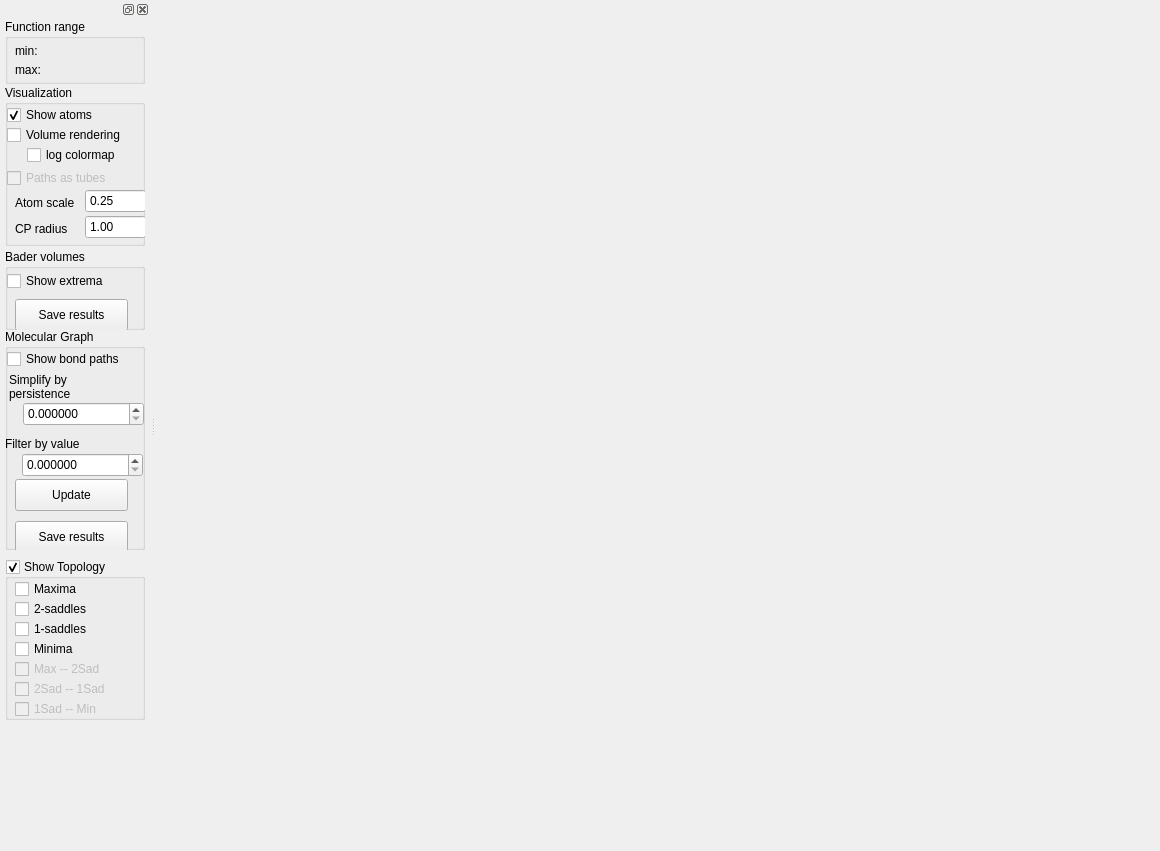
<?xml version="1.0" encoding="UTF-8"?>
<ui version="4.0">
 <class>TopoMSUI</class>
 <widget class="QMainWindow" name="TopoMSUI">
  <property name="geometry">
   <rect>
    <x>0</x>
    <y>0</y>
    <width>1160</width>
    <height>851</height>
   </rect>
  </property>
  <property name="sizePolicy">
   <sizepolicy hsizetype="Expanding" vsizetype="Expanding">
    <horstretch>0</horstretch>
    <verstretch>0</verstretch>
   </sizepolicy>
  </property>
  <property name="windowTitle">
   <string>TopoMS</string>
  </property>
  <widget class="QWidget" name="centralWidget"/>
  <widget class="QDockWidget" name="dockWidget">
   <property name="minimumSize">
    <size>
     <width>150</width>
     <height>700</height>
    </size>
   </property>
   <attribute name="dockWidgetArea">
    <number>1</number>
   </attribute>
   <widget class="QWidget" name="dockWidgetContents">
    <widget class="QGroupBox" name="groupBox_topo">
     <property name="geometry">
      <rect>
       <x>5</x>
       <y>540</y>
       <width>140</width>
       <height>161</height>
      </rect>
     </property>
     <property name="title">
      <string>Show Topology</string>
     </property>
     <property name="flat">
      <bool>false</bool>
     </property>
     <property name="checkable">
      <bool>true</bool>
     </property>
     <property name="checked">
      <bool>true</bool>
     </property>
     <widget class="QCheckBox" name="cb_min">
      <property name="geometry">
       <rect>
        <x>10</x>
        <y>80</y>
        <width>131</width>
        <height>20</height>
       </rect>
      </property>
      <property name="text">
       <string>Minima</string>
      </property>
      <property name="checked">
       <bool>false</bool>
      </property>
     </widget>
     <widget class="QCheckBox" name="cb_sd2">
      <property name="geometry">
       <rect>
        <x>10</x>
        <y>40</y>
        <width>131</width>
        <height>20</height>
       </rect>
      </property>
      <property name="text">
       <string>2-saddles</string>
      </property>
      <property name="checked">
       <bool>false</bool>
      </property>
     </widget>
     <widget class="QCheckBox" name="cb_max">
      <property name="geometry">
       <rect>
        <x>10</x>
        <y>20</y>
        <width>131</width>
        <height>20</height>
       </rect>
      </property>
      <property name="text">
       <string>Maxima</string>
      </property>
      <property name="checked">
       <bool>false</bool>
      </property>
     </widget>
     <widget class="QCheckBox" name="cb_arc1sm">
      <property name="enabled">
       <bool>false</bool>
      </property>
      <property name="geometry">
       <rect>
        <x>10</x>
        <y>140</y>
        <width>131</width>
        <height>20</height>
       </rect>
      </property>
      <property name="text">
       <string>1Sad -- Min</string>
      </property>
      <property name="checked">
       <bool>false</bool>
      </property>
     </widget>
     <widget class="QCheckBox" name="cb_sd1">
      <property name="geometry">
       <rect>
        <x>10</x>
        <y>60</y>
        <width>131</width>
        <height>20</height>
       </rect>
      </property>
      <property name="text">
       <string>1-saddles</string>
      </property>
      <property name="checked">
       <bool>false</bool>
      </property>
     </widget>
     <widget class="QCheckBox" name="cb_arcm2s">
      <property name="enabled">
       <bool>false</bool>
      </property>
      <property name="geometry">
       <rect>
        <x>10</x>
        <y>100</y>
        <width>131</width>
        <height>20</height>
       </rect>
      </property>
      <property name="text">
       <string>Max -- 2Sad</string>
      </property>
      <property name="checked">
       <bool>false</bool>
      </property>
     </widget>
     <widget class="QCheckBox" name="cb_arc2s1s">
      <property name="enabled">
       <bool>false</bool>
      </property>
      <property name="geometry">
       <rect>
        <x>10</x>
        <y>120</y>
        <width>131</width>
        <height>20</height>
       </rect>
      </property>
      <property name="text">
       <string>2Sad -- 1Sad</string>
      </property>
      <property name="checked">
       <bool>false</bool>
      </property>
     </widget>
    </widget>
    <widget class="QGroupBox" name="groupBox_graph">
     <property name="enabled">
      <bool>true</bool>
     </property>
     <property name="geometry">
      <rect>
       <x>5</x>
       <y>310</y>
       <width>140</width>
       <height>221</height>
      </rect>
     </property>
     <property name="title">
      <string>Molecular Graph</string>
     </property>
     <property name="flat">
      <bool>false</bool>
     </property>
     <property name="checkable">
      <bool>false</bool>
     </property>
     <widget class="QPushButton" name="pb_updateGraph">
      <property name="geometry">
       <rect>
        <x>10</x>
        <y>150</y>
        <width>113</width>
        <height>32</height>
       </rect>
      </property>
      <property name="text">
       <string>Update</string>
      </property>
     </widget>
     <widget class="QDoubleSpinBox" name="dsb_persval">
      <property name="enabled">
       <bool>true</bool>
      </property>
      <property name="geometry">
       <rect>
        <x>18</x>
        <y>73</y>
        <width>121</width>
        <height>24</height>
       </rect>
      </property>
      <property name="decimals">
       <number>6</number>
      </property>
      <property name="maximum">
       <double>9999999.000000000000000</double>
      </property>
     </widget>
     <widget class="QLabel" name="label_minval_2">
      <property name="geometry">
       <rect>
        <x>4</x>
        <y>42</y>
        <width>81</width>
        <height>31</height>
       </rect>
      </property>
      <property name="text">
       <string>Simplify by persistence</string>
      </property>
      <property name="wordWrap">
       <bool>true</bool>
      </property>
     </widget>
     <widget class="QLabel" name="label_minval_3">
      <property name="geometry">
       <rect>
        <x>0</x>
        <y>99</y>
        <width>121</width>
        <height>31</height>
       </rect>
      </property>
      <property name="text">
       <string>Filter by value</string>
      </property>
      <property name="wordWrap">
       <bool>true</bool>
      </property>
     </widget>
     <widget class="QDoubleSpinBox" name="dsb_filterval">
      <property name="enabled">
       <bool>true</bool>
      </property>
      <property name="geometry">
       <rect>
        <x>17</x>
        <y>124</y>
        <width>121</width>
        <height>24</height>
       </rect>
      </property>
      <property name="decimals">
       <number>6</number>
      </property>
      <property name="maximum">
       <double>9999999.000000000000000</double>
      </property>
     </widget>
     <widget class="QPushButton" name="pb_saveGraph">
      <property name="enabled">
       <bool>true</bool>
      </property>
      <property name="geometry">
       <rect>
        <x>10</x>
        <y>192</y>
        <width>113</width>
        <height>32</height>
       </rect>
      </property>
      <property name="text">
       <string>Save results</string>
      </property>
     </widget>
     <widget class="QCheckBox" name="cb_paths">
      <property name="geometry">
       <rect>
        <x>2</x>
        <y>20</y>
        <width>131</width>
        <height>20</height>
       </rect>
      </property>
      <property name="text">
       <string>Show bond paths</string>
      </property>
      <property name="checked">
       <bool>false</bool>
      </property>
     </widget>
    </widget>
    <widget class="QGroupBox" name="groupBox_range">
     <property name="enabled">
      <bool>true</bool>
     </property>
     <property name="geometry">
      <rect>
       <x>5</x>
       <y>0</y>
       <width>140</width>
       <height>65</height>
      </rect>
     </property>
     <property name="title">
      <string>Function range</string>
     </property>
     <property name="flat">
      <bool>false</bool>
     </property>
     <property name="checkable">
      <bool>false</bool>
     </property>
     <widget class="QLabel" name="label_maxval">
      <property name="geometry">
       <rect>
        <x>10</x>
        <y>41</y>
        <width>121</width>
        <height>20</height>
       </rect>
      </property>
      <property name="text">
       <string>max:</string>
      </property>
     </widget>
     <widget class="QLabel" name="label_minval">
      <property name="geometry">
       <rect>
        <x>10</x>
        <y>24</y>
        <width>121</width>
        <height>16</height>
       </rect>
      </property>
      <property name="text">
       <string>min:</string>
      </property>
     </widget>
    </widget>
    <widget class="QGroupBox" name="groupBox_viz">
     <property name="enabled">
      <bool>true</bool>
     </property>
     <property name="geometry">
      <rect>
       <x>5</x>
       <y>66</y>
       <width>140</width>
       <height>161</height>
      </rect>
     </property>
     <property name="title">
      <string>Visualization</string>
     </property>
     <property name="flat">
      <bool>false</bool>
     </property>
     <property name="checkable">
      <bool>false</bool>
     </property>
     <widget class="QCheckBox" name="cb_log">
      <property name="geometry">
       <rect>
        <x>22</x>
        <y>60</y>
        <width>111</width>
        <height>20</height>
       </rect>
      </property>
      <property name="text">
       <string>log colormap</string>
      </property>
      <property name="checked">
       <bool>false</bool>
      </property>
     </widget>
     <widget class="QCheckBox" name="cb_volRend">
      <property name="geometry">
       <rect>
        <x>2</x>
        <y>40</y>
        <width>131</width>
        <height>20</height>
       </rect>
      </property>
      <property name="text">
       <string>Volume rendering</string>
      </property>
      <property name="checked">
       <bool>false</bool>
      </property>
     </widget>
     <widget class="QDoubleSpinBox" name="dsb_atom">
      <property name="enabled">
       <bool>true</bool>
      </property>
      <property name="geometry">
       <rect>
        <x>80</x>
        <y>104</y>
        <width>61</width>
        <height>24</height>
       </rect>
      </property>
      <property name="buttonSymbols">
       <enum>QAbstractSpinBox::NoButtons</enum>
      </property>
      <property name="decimals">
       <number>2</number>
      </property>
      <property name="minimum">
       <double>0.100000000000000</double>
      </property>
      <property name="maximum">
       <double>99.900000000000006</double>
      </property>
      <property name="singleStep">
       <double>0.100000000000000</double>
      </property>
      <property name="value">
       <double>0.250000000000000</double>
      </property>
     </widget>
     <widget class="QLabel" name="label_sphere">
      <property name="geometry">
       <rect>
        <x>10</x>
        <y>102</y>
        <width>71</width>
        <height>31</height>
       </rect>
      </property>
      <property name="text">
       <string>Atom scale</string>
      </property>
      <property name="wordWrap">
       <bool>true</bool>
      </property>
     </widget>
     <widget class="QCheckBox" name="cb_tubes">
      <property name="enabled">
       <bool>false</bool>
      </property>
      <property name="geometry">
       <rect>
        <x>2</x>
        <y>83</y>
        <width>111</width>
        <height>20</height>
       </rect>
      </property>
      <property name="text">
       <string>Paths as tubes</string>
      </property>
      <property name="checked">
       <bool>false</bool>
      </property>
     </widget>
     <widget class="QCheckBox" name="cb_showAtoms">
      <property name="geometry">
       <rect>
        <x>2</x>
        <y>20</y>
        <width>131</width>
        <height>20</height>
       </rect>
      </property>
      <property name="text">
       <string>Show atoms</string>
      </property>
      <property name="checked">
       <bool>true</bool>
      </property>
     </widget>
     <widget class="QLabel" name="label_sphere_2">
      <property name="geometry">
       <rect>
        <x>10</x>
        <y>128</y>
        <width>71</width>
        <height>31</height>
       </rect>
      </property>
      <property name="text">
       <string>CP radius</string>
      </property>
      <property name="wordWrap">
       <bool>true</bool>
      </property>
     </widget>
     <widget class="QDoubleSpinBox" name="dsb_cp">
      <property name="enabled">
       <bool>true</bool>
      </property>
      <property name="geometry">
       <rect>
        <x>80</x>
        <y>130</y>
        <width>61</width>
        <height>24</height>
       </rect>
      </property>
      <property name="buttonSymbols">
       <enum>QAbstractSpinBox::NoButtons</enum>
      </property>
      <property name="decimals">
       <number>2</number>
      </property>
      <property name="minimum">
       <double>0.000000000000000</double>
      </property>
      <property name="maximum">
       <double>99.900000000000006</double>
      </property>
      <property name="singleStep">
       <double>0.100000000000000</double>
      </property>
      <property name="value">
       <double>1.000000000000000</double>
      </property>
     </widget>
    </widget>
    <widget class="QGroupBox" name="groupBox_bader">
     <property name="enabled">
      <bool>true</bool>
     </property>
     <property name="geometry">
      <rect>
       <x>5</x>
       <y>230</y>
       <width>140</width>
       <height>81</height>
      </rect>
     </property>
     <property name="title">
      <string>Bader volumes</string>
     </property>
     <property name="flat">
      <bool>false</bool>
     </property>
     <property name="checkable">
      <bool>false</bool>
     </property>
     <widget class="QPushButton" name="pb_saveBader">
      <property name="enabled">
       <bool>true</bool>
      </property>
      <property name="geometry">
       <rect>
        <x>10</x>
        <y>50</y>
        <width>113</width>
        <height>32</height>
       </rect>
      </property>
      <property name="text">
       <string>Save results</string>
      </property>
     </widget>
     <widget class="QCheckBox" name="cb_extrema">
      <property name="geometry">
       <rect>
        <x>2</x>
        <y>22</y>
        <width>131</width>
        <height>20</height>
       </rect>
      </property>
      <property name="text">
       <string>Show extrema</string>
      </property>
      <property name="checked">
       <bool>false</bool>
      </property>
     </widget>
    </widget>
   </widget>
  </widget>
 </widget>
 <layoutdefault spacing="6" margin="11"/>
 <resources/>
 <connections/>
</ui>
